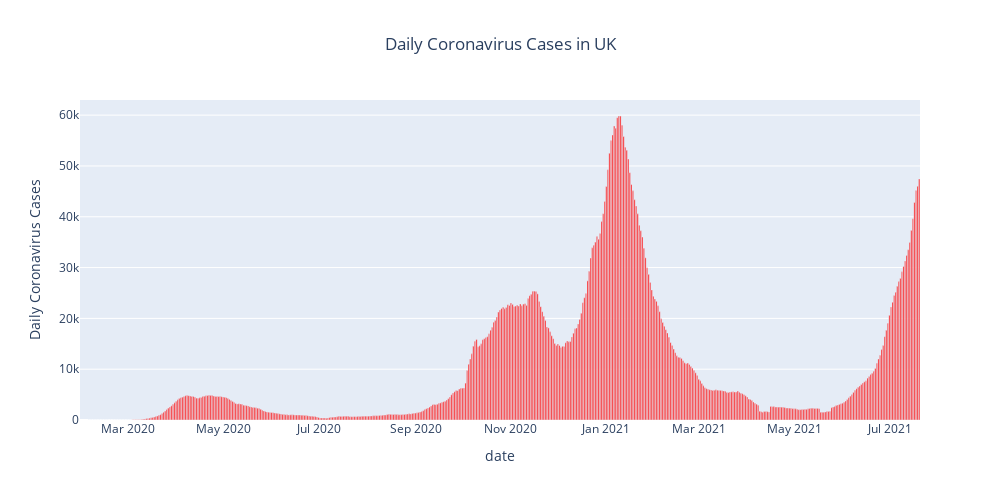

Notebook code for this chart:
### Markdown cell above
### Plot for visualizing daily coronavirus cases in United Kingdom

It can be seen from the figure that daily coronavirus cases have been increasing from May 2021. United Kingdom has also been recording delta variants from May 2021 only.

### Code cell
fig=px.bar(df_UK,x='date',y="new_cases_smoothed",title="Daily Coronavirus Cases in UK")
           #labels={'date':'date',
            #      ['Daily New Cases','Daily recoveries']:'Daily cases'})
#fig=px.line(US_daily,x='date',y='Daily recoveries')

#fig.add_trace(line=dict(color=['red','green'],width=4))

fig.update_traces(marker_color='red')

fig.update_layout(
        #title_text = 'Covid-19 deaths In The United States By Geography',
        yaxis_title="Daily Coronavirus Cases",
        title_x=0.5,
        showlegend = True,
        legend_title="",
        width=1000,height=500)

        
fig.show()

### Figure 1 — Plotly figure (JSON) as saved in the notebook; plotly's stock layout.template omitted (floating-point values rounded to 4 significant figures; data arrays with more than 128 entries replaced by an {"elided": "..."} marker saying what was removed)
{"data": [{"alignmentgroup": "True", "hovertemplate": "date=%{x}<br>new_cases_smoothed=%{y}<extra></extra>", "legendgroup": "", "marker": {"color": "red"}, "name": "", "offsetgroup": "", "orientation": "v", "showlegend": false, "textposition": "auto", "type": "bar", "x": {"elided": "537 str values"}, "xaxis": "x", "y": {"elided": "537 float values"}, "yaxis": "y"}], "layout": {"barmode": "relative", "height": 500, "legend": {"title": {"text": ""}, "tracegroupgap": 0}, "showlegend": true, "title": {"text": "Daily Coronavirus Cases in UK", "x": 0.5}, "width": 1000, "xaxis": {"anchor": "y", "domain": [0, 1], "title": {"text": "date"}}, "yaxis": {"anchor": "x", "domain": [0, 1], "title": {"text": "Daily Coronavirus Cases"}}}}
